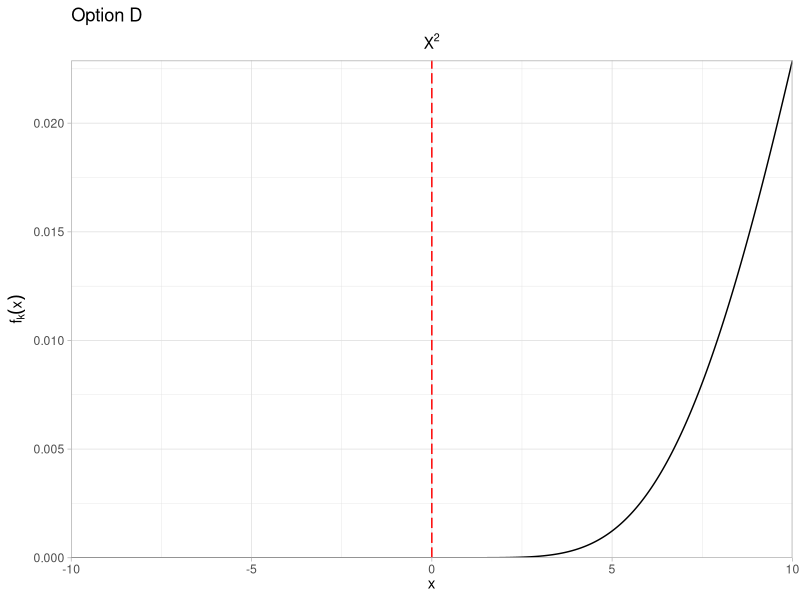
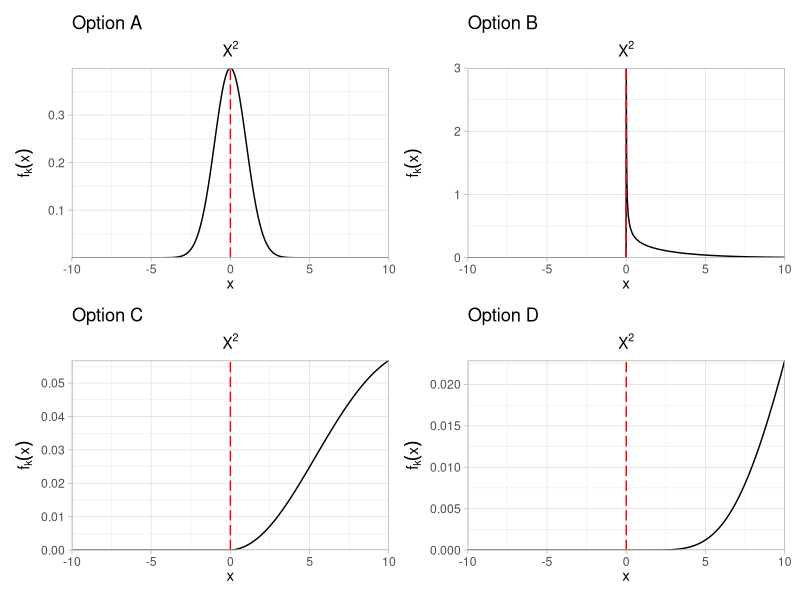
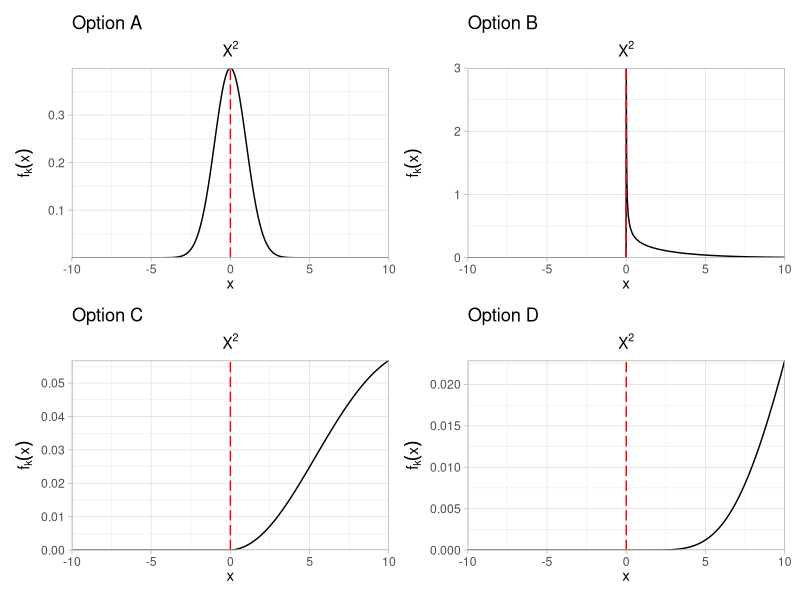

Generate these figures, in order, with R:
library(ggplot2)
library(patchwork)

plot_fn = function(df, option){
  if(is.infinite(max(df$values))) ymax = 3 else ymax = max(df$values)
  
  ggplot(df, aes(x=x, y=values))+
    geom_line() +
    labs(title=paste0('Option ', option), x=expression(x), y=expression(f[k](x)), subtitle = expression(X^{2})) +
    theme_light() +
    theme(plot.subtitle = element_text(hjust = 0.5)) +
    geom_vline(aes(xintercept = 0), color = 'red', linetype = 'longdash') +
    scale_x_continuous(limits = c(min(df$x), max(df$x)), expand = c(0,0)) +
    scale_y_continuous(limits = c(min(df$values), ymax), expand = c(0,0))
}

norm_dist = data.frame('x' = seq(-10, 10, 0.01),
                       'values' = dnorm(seq(-10, 10, 0.01)))
opt_a = plot_fn(norm_dist, 'A') 

chi_dist_b = data.frame('x' = seq(-10, 10, 0.01),
                      'values' = dchisq(seq(-10,10,0.01), 1,1))
opt_b = plot_fn(chi_dist_b, 'B')

chi_dist_c = data.frame('x' = seq(-10, 10, 0.01),
                      'values' = dchisq(seq(-10, 10, 0.01), 5, 10))
opt_c = plot_fn(chi_dist_c, 'C')

chi_dist_d = data.frame('x' = seq(-10,10,0.01),
                      'values' = dchisq(seq(-10,10,0.01), 16, 4))
opt_d = plot_fn(chi_dist_d, 'D')
opt_d

opt_a + opt_b + opt_c + opt_d + plot_layout(guides = 'collect', ncol = 2)

ggsave('../../images/questions/q_15092020.png', width = 300, height = 180, units = 'mm')
